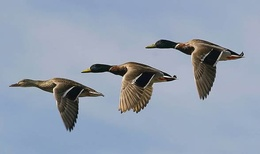
%> input picture TestPictures/kaczki.jpg, 260 x 154 px, shrunk from 588 x 348 before the run
$ octave binarization.m   (GNU Octave 9; MATLAB toolbox functions it lacks are replaced by stand-ins)
%> lines starting %> are read from the running program, lines starting %| are printed output that depends on the picture; in (x1, y1, x2, y2) boxes, pixels count from 0 and x2, y2 are one past the last pixel; in counts of white or black regions, pixels touching at a corner belong together; the program's own positions count from 1
### Functions/ao_rgb2gray.m
function im = ao_rgb2gray(im)

w = [.299, .587, .114];
w = permute(w, [1,3,2]);

im = im.*w;
im = sum(im,3);

end

### Functions/ao_imbinarize.m
function im = ao_imbinarize(im, T)

im(im <= T) = 0;
im(im > T) = 1;

end

### Functions/ao_otsuthresh.m
function t = ao_otsuthresh(counts)
%AO_OTSUTHRESH Wyznaczanie progu z histogramu metodą Otsu

% Ile jest elementow w counts
num_bins = numel(counts);

% Zamiana counts na wektor o 2 kolumnach
counts = double( counts(:) );

% Wyznaczanie sigmy do kwadratu
p = counts / sum(counts);
omega = cumsum(p);
mu = cumsum(p .* (1:num_bins)');
mu_t = mu(end);

sigma_b_squared = (mu_t * omega - mu).^2 ./ (omega .* (1 - omega));

% Znajdowanie miejsca maximum, jeżeli nie istnieje to zwraca 0
maxval = max(sigma_b_squared);
isfinite_maxval = isfinite(maxval);
if isfinite_maxval
    % Jezeli maxval rozciaga sie na kilka binow to bierze srednia z nich
    idx = mean(find(sigma_b_squared == maxval));
    % Normalizacja do zakresu [0,1]
    t = (idx - 1) / (num_bins - 1);
else
    t = 0.0;
end

end

### Functions/ao_medianfilt.m
% Funkcja aplikująca filtr medianowy
function [outimg] = medianfilt(img,amount)
    % Rozmiar obrazu
    [rows,cols] = size(img);
    % Ilosc paddingu do dodania
    pad = amount-1;
    % Pusta miacierz z paddingie do ktorej wrzucimy nasz obraz
    nimg = zeros(rows+pad,cols+pad);
    nimg((pad/2+1):(rows+pad/2), (pad/2+1):(cols+pad/2)) = img;

    % Obraz ktory zwracamy po aplikacji filtra medianowego
    outimg = zeros(rows,cols);
    % Iterujemy po wierszach i kolumnach
    for y = pad/2 + 1 : rows + pad/2
        for x = pad/2 + 1 : cols + pad/2
            % Bierzmy ramke o wymiarze amount
            frame = nimg(y-pad/2:y+pad/2, x-pad/2:x+pad/2);
            % W srodkowy piksel wpisujemy wartosc mediany
            outimg(y-pad/2,x-pad/2) = median(frame(:));
        end
    end
end

### binarization.m
clear; clc;

im1 = imread("TestPictures/kaczki.jpg");
%> im1 is the input picture: size 154x260x3 uint8; mean R, G, B 146.9, 159.2, 177.2
im1 = double(im1)/255;
%> im1: size 154x260x3 double
im1g = ao_rgb2gray(im1);

im2g = im1g;
im3g = im2g;
im4g = im3g;

h = 4;
w = 1;
i = 1;

subplot(h,w,i); i = i + 1;
imshow(im1);

%=================================
%binaryzacja reczna

T1 = .55;
im1_inverse = true;

if(im1_inverse)
    im1b = ~ao_imbinarize(im1g, T1);
%> in ao_imbinarize, `im(im <= T) = 0;`: im: size 154x260 double; min 0, max 0.948, mean 0.587
%> in ao_imbinarize, `im(im > T) = 1;`:
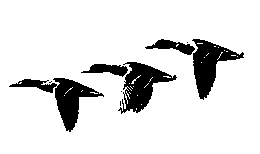
%> im: size 154x260 double; values 0 (black) and 1 (white), 87.9% white; 9 black regions (4 under 20 px), largest, box (x1, y1, x2, y2) and area: (9, 78, 104, 132) 1461, (118, 62, 177, 114) 1356, (192, 39, 244, 100) 1337, (145, 39, 195, 55) 353, (81, 64, 128, 77) 335
else
    im1b = ao_imbinarize(im1g, T1);
end

subplot(h,w,i); i = i + 1;
imshow(im1b);


%=================================
%binaryzacja z automatycznym dobieraniem progu metoda Otsu

T2 = ao_otsuthresh(imhist(im2g));
%> in ao_otsuthresh, `counts = double( counts(:) );`: counts = 256 values, max 3175 at index 172, min 0 at index 205, mean 156.4
%> in ao_otsuthresh, `p = counts / sum(counts);`: p = 256 values, max 0.0793 at index 172, min 0 at index 205, mean 0.00391
%> in ao_otsuthresh, `omega = cumsum(p);`: omega = 256 values from 5e-05 to 1
%> in ao_otsuthresh, `mu = cumsum(p .* (1:num_bins)');`: mu = 256 values from 5e-05 to 158.6
%> in ao_otsuthresh, `mu_t = mu(end);`: mu_t = 158.6
%> in ao_otsuthresh, `sigma_b_squared = (mu_t * omega - mu).^2 ./ (omega .* (1 - omega));`: sigma_b_squared = 256 values, max 1232.2 at index 114, min 7.28e-12 at index 243, mean 588.4
%> in ao_otsuthresh, `maxval = max(sigma_b_squared);`: maxval = 1232.2
%> in ao_otsuthresh, `isfinite_maxval = isfinite(maxval);`: isfinite_maxval = true
%> in ao_otsuthresh, `idx = mean(find(sigma_b_squared == maxval));`: idx = 114
%> in ao_otsuthresh, `t = (idx - 1) / (num_bins - 1);`: t = 0.443
%> T2 = 0.443
im2_inverse = true;

if(im2_inverse)
    im2b = ~ao_imbinarize(im2g, T2);
%> call 2 of ao_imbinarize, with T = 0.443
%> in ao_imbinarize (call 2), `im(im <= T) = 0;`:
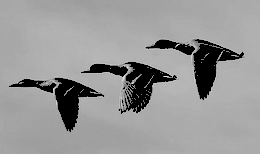
%> im: size 154x260 double; min 0, max 0.948, mean 0.594
%> in ao_imbinarize (call 2), `im(im > T) = 1;`: im: size 154x260 double; values 0 (black) and 1 (white), 89.2% white; 15 black regions (9 under 20 px), largest, box (x1, y1, x2, y2) and area: (193, 39, 244, 100) 1212, (121, 62, 177, 114) 1123, (55, 78, 104, 132) 1083, (81, 64, 128, 77) 313, (146, 40, 195, 55) 307, (9, 79, 56, 93) 253
else
    im2b = ao_imbinarize(im2g, T2);
end

subplot(h,w,i); i = i + 1;
imshow(im2b);

%=================================
%binaryzacja adaptatywna

ws = 30;
C = 0.05;

im3m = ao_medianfilt(im3g, ws);
%> in medianfilt, `nimg((pad/2+1):(rows+pad/2), (pad/2+1):(cols+pad/2)) = img;`:
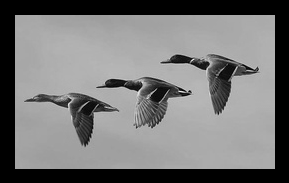
%> nimg: size 183x289 double; min 0, max 0.948, mean 0.468
%> after the loop in medianfilt, `for y = pad/2 + 1 : rows + pad/2`:
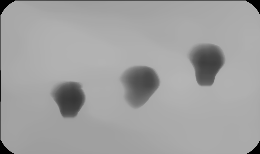
%> outimg: size 154x260 double; min 0, max 0.71, mean 0.633

im3s = im3m - im3g - C;
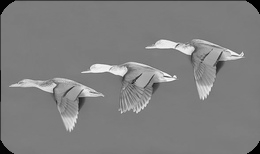
%> im3s: size 154x260 double; min -0.729, max 0.653, mean -0.0346; drawn with min black and max white
im3b = ao_imbinarize(im3s, 0);
%> call 3 of ao_imbinarize, with T = 0
%> in ao_imbinarize (call 3), `im(im <= T) = 0;`:
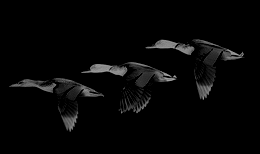
%> im: size 154x260 double; min 0, max 0.653, mean 0.0248
%> in ao_imbinarize (call 3), `im(im > T) = 1;`:
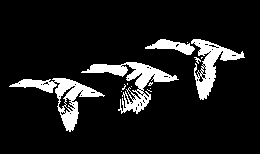
%> im: size 154x260 double; values 0 (black) and 1 (white), 10.7% white; 14 white regions (9 under 20 px), largest, box (x1, y1, x2, y2) and area: (81, 62, 179, 114) 1440, (9, 78, 105, 132) 1321, (191, 39, 245, 100) 1106, (145, 39, 195, 55) 375, (194, 57, 201, 64) 20

subplot(h, w, i); i = i + 1;
imshow(im3b);

%=================================

$ run again, with TestPictures/kapibary.jpg copied over TestPictures/kaczki.jpg
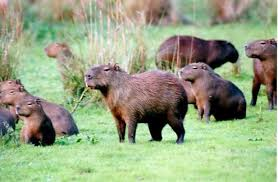
%> input picture TestPictures/kapibary.jpg, 278 x 182 px
%> im1 is the input picture: size 182x278x3 uint8; mean R, G, B 151.1, 163.7, 131.2
%> im1: size 182x278x3 double
%> in ao_imbinarize, `im(im > T) = 1;`:
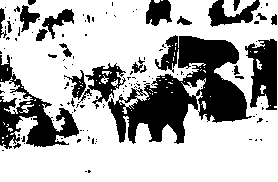
%> im: size 182x278 double; values 0 (black) and 1 (white), 69.7% white; 136 black regions (112 under 20 px), largest, box (x1, y1, x2, y2) and area: (108, 35, 252, 144) 7366, (0, 55, 79, 149) 2582, (245, 39, 277, 110) 1488
%> counts = 256 values, max 581 at index 210, min 4 at index 256, mean 197.6
%> p = 256 values, max 0.0115 at index 210, min 7.91e-05 at index 256, mean 0.00391
%> omega = 256 values from 0.00285 to 1
%> mu = 256 values from 0.00285 to 157.2
%> mu_t = 157.2
%> sigma_b_squared = 256 values, max 2388.8 at index 127, min 7.28e-12 at index 256, mean 1510.1
%> maxval = 2388.8
%> isfinite_maxval = true
%> idx = 127
%> t = 0.494
%> im2b: size 182x278 logical; 23.8% white; 148 white regions (121 under 20 px), largest, box (x1, y1, x2, y2) and area: (178, 36, 249, 122) 3159, (127, 75, 198, 144) 2515, (0, 79, 79, 147) 1838
%> in ao_imbinarize (call 3), `im(im > T) = 1;`:
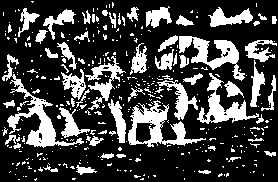
%> im: size 182x278 double; values 0 (black) and 1 (white), 25.7% white; 365 white regions (303 under 20 px), largest, box (x1, y1, x2, y2) and area: (2, 54, 84, 148) 1403, (128, 100, 206, 147) 1265, (179, 36, 245, 81) 1071
